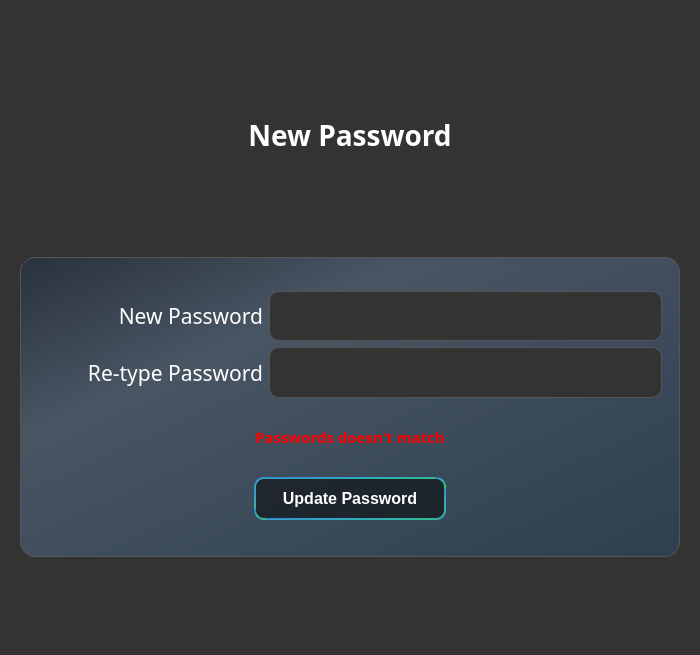
<?xml version="1.0" encoding="UTF-8"?>
<ui version="4.0">
 <class>Resetpass</class>
 <widget class="QDialog" name="Resetpass">
  <property name="geometry">
   <rect>
    <x>0</x>
    <y>0</y>
    <width>700</width>
    <height>647</height>
   </rect>
  </property>
  <property name="sizePolicy">
   <sizepolicy hsizetype="Preferred" vsizetype="Expanding">
    <horstretch>0</horstretch>
    <verstretch>0</verstretch>
   </sizepolicy>
  </property>
  <property name="windowTitle">
   <string>New Question</string>
  </property>
  <property name="windowIcon">
   <iconset resource="icon.qrc">
    <normaloff>:/icons/mainicon.png</normaloff>:/icons/mainicon.png</iconset>
  </property>
  <property name="styleSheet">
   <string notr="true">#Resetpass { background-color: #333333;}

QPushButton {
border: 2px solid transparent; 
border-radius: 10px;
background-color: rgba(0, 0, 0, 0.5);
padding: 10px 20px;
font-size: 16px;
font-weight: bold;
color: white;
border-color: qlineargradient(x1: 0, y1: 0, x2: 1, y2: 1, stop: 0 #2980b9, stop: 0.3 #3498db, stop: 1 #2ecc71);
}
QPushButton:hover {
background-color:qlineargradient(x1: 0, y1: 0, x2: 1, y2: 1, stop: 0 #2980b9, stop: 0.3 #3498db, stop: 1 #2ecc71);
color: black;
border: 2px solid transparent; 
border-color: black; 
}

QLabel {color: white;}

#label_14,#label_15
{
color:red;
}

#Box,#Box_2,#Box_3{ background-color: qlineargradient(x1: 0, y1: 0, x2: 1, y2: 1, stop: 0 #29323c, stop: 0.3 #485563, stop: 1 #2e3f50);
 border-radius: 15px;
    color: #FFFFFF;
    border: 1px solid #555555;
    padding: 20px;}

QLineEdit,QPlainTextEdit,QComboBox{
    background-color: #333333; /* Dark background */
    color: #CCCCCC; /* Light gray text */
    border: 1px solid #555555;
    border-radius: 10px;
    padding: 5px;
}

QComboBox QAbstractItemView {
    background-color: #333333; /* Dark background */
    color: #FFFFFF; /* White text */
    border: 1px solid #29a19c;
    selection-background-color: #29a19c;
    selection-color: #1e1e1e;
}</string>
  </property>
  <layout class="QHBoxLayout" name="horizontalLayout_3">
   <item>
    <widget class="QStackedWidget" name="stackedWidget">
     <property name="currentIndex">
      <number>1</number>
     </property>
     <widget class="QWidget" name="page">
      <layout class="QVBoxLayout" name="verticalLayout_6">
       <item>
        <widget class="QWidget" name="widget_3" native="true">
         <property name="sizePolicy">
          <sizepolicy hsizetype="Preferred" vsizetype="Expanding">
           <horstretch>0</horstretch>
           <verstretch>0</verstretch>
          </sizepolicy>
         </property>
         <layout class="QVBoxLayout" name="verticalLayout_3">
          <item>
           <widget class="QWidget" name="widget_2" native="true">
            <property name="minimumSize">
             <size>
              <width>0</width>
              <height>0</height>
             </size>
            </property>
            <property name="maximumSize">
             <size>
              <width>16777215</width>
              <height>75</height>
             </size>
            </property>
            <layout class="QHBoxLayout" name="horizontalLayout">
             <item>
              <widget class="QLabel" name="label_5">
               <property name="font">
                <font>
                 <family>Dungeon</family>
                 <pointsize>21</pointsize>
                 <weight>75</weight>
                 <bold>true</bold>
                </font>
               </property>
               <property name="text">
                <string>Reset Password</string>
               </property>
               <property name="alignment">
                <set>Qt::AlignCenter</set>
               </property>
              </widget>
             </item>
            </layout>
           </widget>
          </item>
          <item>
           <widget class="QWidget" name="Box" native="true">
            <property name="minimumSize">
             <size>
              <width>0</width>
              <height>200</height>
             </size>
            </property>
            <property name="maximumSize">
             <size>
              <width>16777215</width>
              <height>300</height>
             </size>
            </property>
            <layout class="QVBoxLayout" name="verticalLayout">
             <item>
              <widget class="QWidget" name="widget" native="true">
               <property name="maximumSize">
                <size>
                 <width>16777215</width>
                 <height>560</height>
                </size>
               </property>
               <layout class="QHBoxLayout" name="horizontalLayout_2">
                <item>
                 <widget class="QLabel" name="label_6">
                  <property name="minimumSize">
                   <size>
                    <width>132</width>
                    <height>0</height>
                   </size>
                  </property>
                  <property name="font">
                   <font>
                    <family>Orbitron</family>
                    <pointsize>16</pointsize>
                   </font>
                  </property>
                  <property name="text">
                   <string>Username</string>
                  </property>
                  <property name="alignment">
                   <set>Qt::AlignRight|Qt::AlignTrailing|Qt::AlignVCenter</set>
                  </property>
                 </widget>
                </item>
                <item>
                 <widget class="QLineEdit" name="username">
                  <property name="minimumSize">
                   <size>
                    <width>0</width>
                    <height>30</height>
                   </size>
                  </property>
                  <property name="font">
                   <font>
                    <family>Agency FB</family>
                    <pointsize>20</pointsize>
                    <weight>75</weight>
                    <bold>true</bold>
                   </font>
                  </property>
                  <property name="clearButtonEnabled">
                   <bool>true</bool>
                  </property>
                 </widget>
                </item>
               </layout>
              </widget>
             </item>
             <item>
              <widget class="QWidget" name="widget_4" native="true">
               <property name="minimumSize">
                <size>
                 <width>0</width>
                 <height>50</height>
                </size>
               </property>
               <layout class="QHBoxLayout" name="horizontalLayout_4">
                <item>
                 <widget class="QPushButton" name="otp">
                  <property name="maximumSize">
                   <size>
                    <width>167</width>
                    <height>16777215</height>
                   </size>
                  </property>
                  <property name="text">
                   <string>Send OTP</string>
                  </property>
                 </widget>
                </item>
               </layout>
              </widget>
             </item>
             <item>
              <widget class="QLabel" name="label_10">
               <property name="minimumSize">
                <size>
                 <width>132</width>
                 <height>0</height>
                </size>
               </property>
               <property name="maximumSize">
                <size>
                 <width>661</width>
                 <height>16777215</height>
                </size>
               </property>
               <property name="font">
                <font>
                 <family>Dungeon</family>
                 <pointsize>11</pointsize>
                 <weight>75</weight>
                 <bold>true</bold>
                </font>
               </property>
               <property name="text">
                <string>Sending OTP .......</string>
               </property>
               <property name="alignment">
                <set>Qt::AlignCenter</set>
               </property>
              </widget>
             </item>
            </layout>
           </widget>
          </item>
          <item>
           <widget class="QLabel" name="label_9">
            <property name="minimumSize">
             <size>
              <width>132</width>
              <height>0</height>
             </size>
            </property>
            <property name="maximumSize">
             <size>
              <width>661</width>
              <height>16777215</height>
             </size>
            </property>
            <property name="font">
             <font>
              <family>Dungeon</family>
              <pointsize>11</pointsize>
              <weight>75</weight>
              <bold>true</bold>
             </font>
            </property>
            <property name="text">
             <string>Otp sent to registerd phone number</string>
            </property>
            <property name="alignment">
             <set>Qt::AlignCenter</set>
            </property>
           </widget>
          </item>
          <item>
           <widget class="QWidget" name="Box_2" native="true">
            <property name="minimumSize">
             <size>
              <width>0</width>
              <height>300</height>
             </size>
            </property>
            <property name="maximumSize">
             <size>
              <width>16777215</width>
              <height>400</height>
             </size>
            </property>
            <layout class="QVBoxLayout" name="verticalLayout_2">
             <item>
              <widget class="QLabel" name="label_8">
               <property name="maximumSize">
                <size>
                 <width>16777215</width>
                 <height>250</height>
                </size>
               </property>
               <property name="font">
                <font>
                 <family>Dungeon</family>
                 <pointsize>21</pointsize>
                 <weight>75</weight>
                 <bold>true</bold>
                </font>
               </property>
               <property name="text">
                <string>Enter Otp</string>
               </property>
               <property name="alignment">
                <set>Qt::AlignCenter</set>
               </property>
              </widget>
             </item>
             <item>
              <widget class="QWidget" name="widget_5" native="true">
               <property name="maximumSize">
                <size>
                 <width>16777215</width>
                 <height>125</height>
                </size>
               </property>
               <layout class="QHBoxLayout" name="horizontalLayout_5">
                <item>
                 <widget class="QLabel" name="label_7">
                  <property name="minimumSize">
                   <size>
                    <width>75</width>
                    <height>0</height>
                   </size>
                  </property>
                  <property name="maximumSize">
                   <size>
                    <width>75</width>
                    <height>16777215</height>
                   </size>
                  </property>
                  <property name="font">
                   <font>
                    <family>Orbitron</family>
                    <pointsize>16</pointsize>
                   </font>
                  </property>
                  <property name="text">
                   <string>OTP</string>
                  </property>
                  <property name="alignment">
                   <set>Qt::AlignRight|Qt::AlignTrailing|Qt::AlignVCenter</set>
                  </property>
                 </widget>
                </item>
                <item>
                 <widget class="QLineEdit" name="otp2">
                  <property name="minimumSize">
                   <size>
                    <width>0</width>
                    <height>30</height>
                   </size>
                  </property>
                  <property name="maximumSize">
                   <size>
                    <width>200</width>
                    <height>16777215</height>
                   </size>
                  </property>
                  <property name="font">
                   <font>
                    <family>Agency FB</family>
                    <pointsize>20</pointsize>
                    <weight>75</weight>
                    <bold>true</bold>
                   </font>
                  </property>
                  <property name="inputMethodHints">
                   <set>Qt::ImhDigitsOnly</set>
                  </property>
                  <property name="maxLength">
                   <number>4</number>
                  </property>
                  <property name="alignment">
                   <set>Qt::AlignCenter</set>
                  </property>
                  <property name="clearButtonEnabled">
                   <bool>true</bool>
                  </property>
                 </widget>
                </item>
               </layout>
              </widget>
             </item>
             <item>
              <widget class="QLabel" name="label_15">
               <property name="maximumSize">
                <size>
                 <width>16777215</width>
                 <height>15</height>
                </size>
               </property>
               <property name="font">
                <font>
                 <family>Dungeon</family>
                 <pointsize>11</pointsize>
                 <weight>75</weight>
                 <bold>true</bold>
                </font>
               </property>
               <property name="text">
                <string>Incorrect OTP</string>
               </property>
               <property name="alignment">
                <set>Qt::AlignCenter</set>
               </property>
              </widget>
             </item>
             <item>
              <widget class="QWidget" name="widget_6" native="true">
               <property name="minimumSize">
                <size>
                 <width>0</width>
                 <height>50</height>
                </size>
               </property>
               <layout class="QHBoxLayout" name="horizontalLayout_6">
                <item>
                 <widget class="QPushButton" name="submit">
                  <property name="maximumSize">
                   <size>
                    <width>167</width>
                    <height>16777215</height>
                   </size>
                  </property>
                  <property name="text">
                   <string>Submit</string>
                  </property>
                 </widget>
                </item>
               </layout>
              </widget>
             </item>
            </layout>
           </widget>
          </item>
         </layout>
        </widget>
       </item>
      </layout>
     </widget>
     <widget class="QWidget" name="page_2">
      <layout class="QVBoxLayout" name="verticalLayout_5">
       <item>
        <widget class="QLabel" name="label_11">
         <property name="maximumSize">
          <size>
           <width>16777215</width>
           <height>75</height>
          </size>
         </property>
         <property name="font">
          <font>
           <family>Dungeon</family>
           <pointsize>21</pointsize>
           <weight>75</weight>
           <bold>true</bold>
          </font>
         </property>
         <property name="text">
          <string>New Password</string>
         </property>
         <property name="alignment">
          <set>Qt::AlignCenter</set>
         </property>
        </widget>
       </item>
       <item>
        <widget class="QWidget" name="Box_3" native="true">
         <property name="minimumSize">
          <size>
           <width>0</width>
           <height>300</height>
          </size>
         </property>
         <property name="maximumSize">
          <size>
           <width>16777215</width>
           <height>300</height>
          </size>
         </property>
         <layout class="QVBoxLayout" name="verticalLayout_4">
          <item>
           <widget class="QWidget" name="widget_7" native="true">
            <property name="minimumSize">
             <size>
              <width>500</width>
              <height>0</height>
             </size>
            </property>
            <property name="maximumSize">
             <size>
              <width>16777215</width>
              <height>125</height>
             </size>
            </property>
            <layout class="QFormLayout" name="formLayout">
             <item row="0" column="0">
              <widget class="QLabel" name="label_12">
               <property name="minimumSize">
                <size>
                 <width>225</width>
                 <height>0</height>
                </size>
               </property>
               <property name="maximumSize">
                <size>
                 <width>225</width>
                 <height>16777215</height>
                </size>
               </property>
               <property name="font">
                <font>
                 <family>Orbitron</family>
                 <pointsize>16</pointsize>
                </font>
               </property>
               <property name="text">
                <string>New Password</string>
               </property>
               <property name="alignment">
                <set>Qt::AlignRight|Qt::AlignTrailing|Qt::AlignVCenter</set>
               </property>
              </widget>
             </item>
             <item row="1" column="0">
              <widget class="QLabel" name="label_13">
               <property name="minimumSize">
                <size>
                 <width>225</width>
                 <height>0</height>
                </size>
               </property>
               <property name="maximumSize">
                <size>
                 <width>225</width>
                 <height>16777215</height>
                </size>
               </property>
               <property name="font">
                <font>
                 <family>Orbitron</family>
                 <pointsize>16</pointsize>
                </font>
               </property>
               <property name="text">
                <string>Re-type Password</string>
               </property>
               <property name="alignment">
                <set>Qt::AlignRight|Qt::AlignTrailing|Qt::AlignVCenter</set>
               </property>
              </widget>
             </item>
             <item row="1" column="1">
              <widget class="QLineEdit" name="repass">
               <property name="enabled">
                <bool>true</bool>
               </property>
               <property name="minimumSize">
                <size>
                 <width>200</width>
                 <height>30</height>
                </size>
               </property>
               <property name="maximumSize">
                <size>
                 <width>500</width>
                 <height>16777215</height>
                </size>
               </property>
               <property name="font">
                <font>
                 <family>Agency FB</family>
                 <pointsize>20</pointsize>
                 <weight>75</weight>
                 <bold>true</bold>
                </font>
               </property>
               <property name="inputMethodHints">
                <set>Qt::ImhNoAutoUppercase|Qt::ImhNoPredictiveText|Qt::ImhSensitiveData</set>
               </property>
               <property name="maxLength">
                <number>8</number>
               </property>
               <property name="echoMode">
                <enum>QLineEdit::PasswordEchoOnEdit</enum>
               </property>
               <property name="alignment">
                <set>Qt::AlignCenter</set>
               </property>
               <property name="clearButtonEnabled">
                <bool>true</bool>
               </property>
              </widget>
             </item>
             <item row="0" column="1">
              <widget class="QLineEdit" name="passwd">
               <property name="minimumSize">
                <size>
                 <width>200</width>
                 <height>30</height>
                </size>
               </property>
               <property name="maximumSize">
                <size>
                 <width>500</width>
                 <height>16777215</height>
                </size>
               </property>
               <property name="font">
                <font>
                 <family>Agency FB</family>
                 <pointsize>20</pointsize>
                 <weight>75</weight>
                 <bold>true</bold>
                </font>
               </property>
               <property name="inputMethodHints">
                <set>Qt::ImhNoAutoUppercase|Qt::ImhNoPredictiveText|Qt::ImhSensitiveData</set>
               </property>
               <property name="maxLength">
                <number>8</number>
               </property>
               <property name="echoMode">
                <enum>QLineEdit::PasswordEchoOnEdit</enum>
               </property>
               <property name="alignment">
                <set>Qt::AlignCenter</set>
               </property>
               <property name="clearButtonEnabled">
                <bool>true</bool>
               </property>
              </widget>
             </item>
            </layout>
           </widget>
          </item>
          <item>
           <widget class="QLabel" name="label_14">
            <property name="maximumSize">
             <size>
              <width>16777215</width>
              <height>15</height>
             </size>
            </property>
            <property name="font">
             <font>
              <family>Dungeon</family>
              <pointsize>11</pointsize>
              <weight>75</weight>
              <bold>true</bold>
             </font>
            </property>
            <property name="text">
             <string>Passwords doesn't match</string>
            </property>
            <property name="alignment">
             <set>Qt::AlignCenter</set>
            </property>
           </widget>
          </item>
          <item>
           <widget class="QWidget" name="widget_8" native="true">
            <property name="minimumSize">
             <size>
              <width>0</width>
              <height>50</height>
             </size>
            </property>
            <property name="maximumSize">
             <size>
              <width>16777215</width>
              <height>65</height>
             </size>
            </property>
            <layout class="QHBoxLayout" name="horizontalLayout_8">
             <item>
              <widget class="QPushButton" name="uppass">
               <property name="maximumSize">
                <size>
                 <width>192</width>
                 <height>16777215</height>
                </size>
               </property>
               <property name="text">
                <string>Update Password</string>
               </property>
              </widget>
             </item>
            </layout>
           </widget>
          </item>
         </layout>
        </widget>
       </item>
      </layout>
     </widget>
    </widget>
   </item>
  </layout>
 </widget>
 <resources>
  <include location="icon.qrc"/>
 </resources>
 <connections/>
</ui>
